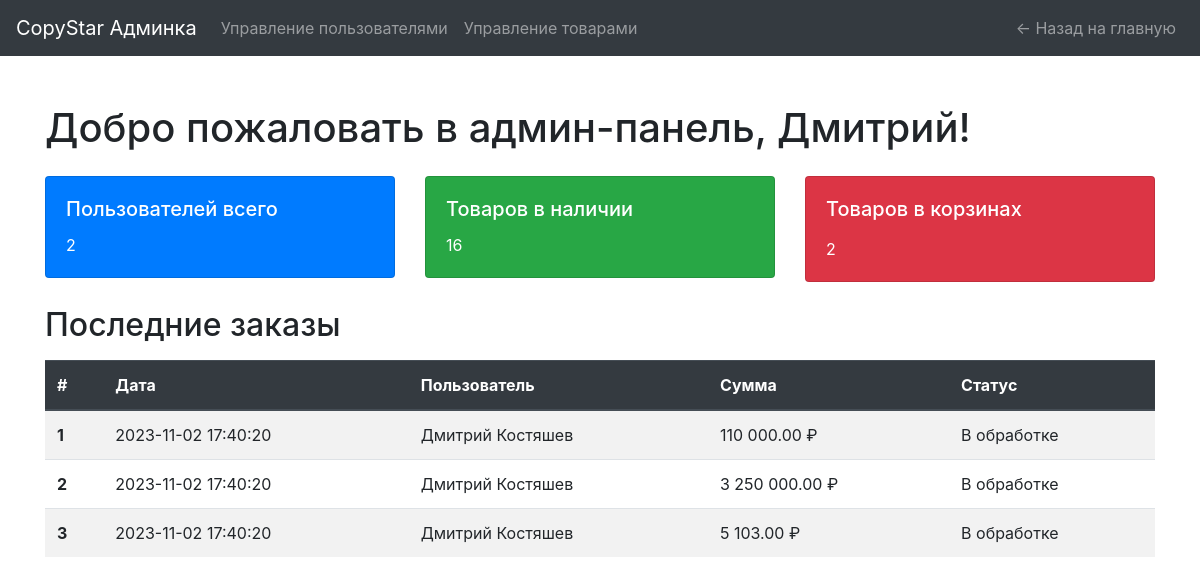
The app's page /assets/pages/admin.php (signed in), older data.
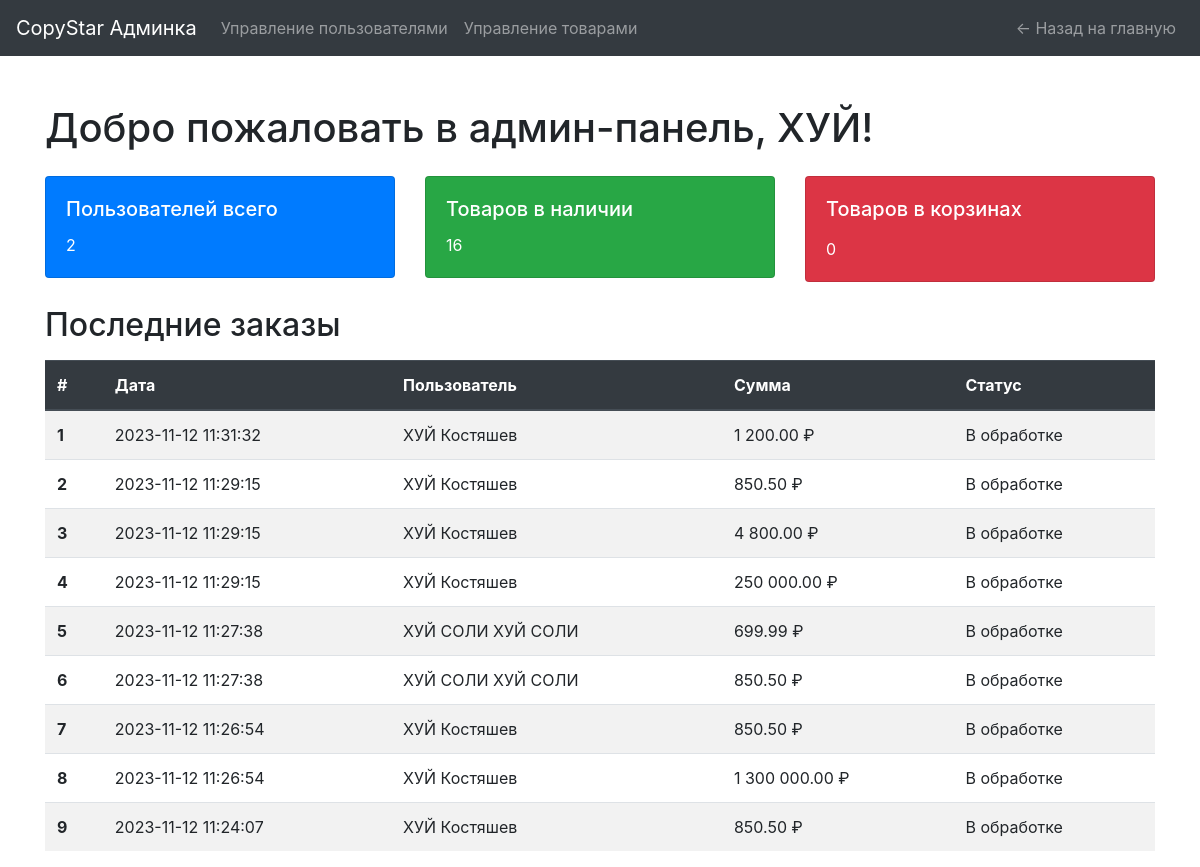
The same page, newer data.
### tables this page shows
CREATE TABLE `orders` (
  `id` int(11) NOT NULL,
  `user_id` int(11) DEFAULT NULL,
  `product_id` int(11) DEFAULT NULL,
  `quantity` int(11) DEFAULT NULL,
  `total_price` decimal(10,2) DEFAULT NULL,
  `order_date` timestamp NULL DEFAULT current_timestamp()
);

### assets/pages/admin.php (the view, shortened to what this page needs)
<?php
include '../../assets/pages/db_connect.php';
$result = $conn->query("SELECT COUNT(*) as total_users FROM users");
$total_users = $result->fetch_object()->total_users;
$result = $conn->query("SELECT COUNT(*) as total_products FROM products");
$total_products = $result->fetch_object()->total_products;
$result = $conn->query("SELECT SUM(quantity) as cart_quantity FROM cart");
$cart_quantity = $result->fetch_object()->cart_quantity;
$recent_orders = $conn->query("
    SELECT o.id, o.order_date, CONCAT(u.name, ' ', u.surname) AS user_name,
    SUM(p.price * o.quantity) AS total_price
    FROM orders o
    JOIN users u ON o.user_id = u.id
    JOIN products p ON o.product_id = p.id
    GROUP BY o.id
    ORDER BY o.order_date DESC
    LIMIT 500
");
?>
<!DOCTYPE html>
<html lang="ru">
<head>
    <link rel="stylesheet" href="https://stackpath.bootstrapcdn.com/bootstrap/4.5.2/css/bootstrap.min.css">
</head>
<body>
    <nav class="navbar navbar-expand-lg navbar-dark bg-dark">
        <a class="navbar-brand" href="#">CopyStar Админка</a>
        <div class="collapse navbar-collapse" id="navbarNav">
            <ul class="navbar-nav">
                <li class="nav-item">
                    <a class="nav-link" href="../../assets/pages/manage_users.php">Управление пользователями</a>
                </li>
                <li class="nav-item">
                    <a class="nav-link" href="../../assets/pages/manage_products.php">Управление товарами</a>
                </li>
            </ul>
            <ul class="navbar-nav ml-auto">
                <li class="nav-item">
                    <a class="nav-link" href="../../index.php">&larr; Назад на главную</a>
                </li>
            </ul>
        </div>
    </nav>
    <div class="container mt-5">
        <div class="row">
            <div class="col-12">
                <div class="mb-4">
                    <h1>Добро пожаловать в админ-панель,
                        <?php echo htmlspecialchars($_SESSION['name']); ?>!
                    </h1>
                </div>
            </div>
        </div>
        <div class="row">
            <div class="col-lg-4 col-md-6 mb-4">
                <div class="card text-white bg-primary">
                    <div class="card-body">
                        <h5 class="card-title">Пользователей всего</h5>
                        <p class="card-text">
                            <?php echo $total_users; ?>
                        </p>
                    </div>
                </div>
            </div>
            <div class="col-lg-4 col-md-6 mb-4">
                <div class="card text-white bg-success">
                    <div class="card-body">
                        <h5 class="card-title">Товаров в наличии</h5>
                        <p class="card-text">
                            <?php echo $total_products; ?>
                        </p>
                    </div>
                </div>
            </div>
            <div class="col-lg-4 col-md-6 mb-4">
                <div class="card text-white bg-danger">
                    <div class="card-body">
                        <h5 class="card-title">Товаров в корзинах</h5>
                        <p class="card-text">
                        <p class="card-text">
                            <?php echo ($cart_quantity > 0) ? $cart_quantity : '0'; ?>
                        </p>
                    </div>
                </div>
            </div>
        </div>
        <div class="row">
            <div class="col-12">
                <h2 class="mb-3">Последние заказы</h2>
                <table class="table table-striped">
                    <thead class="thead-dark">
                        <tr>
                            <th scope="col">#</th>
                            <th scope="col">Дата</th>
                            <th scope="col">Пользователь</th>
                            <th scope="col">Сумма</th>
                            <th scope="col">Статус</th>
                        </tr>
                    </thead>
                    <tbody>
                        <?php
                        $order_number = 1;
                        while ($order = $recent_orders->fetch_assoc()):
                            ?>
                            <tr>
                                <th scope="row">
                                    <?php echo $order_number; ?>
                                </th>
                                <td>
                                    <?php echo $order['order_date']; ?>
                                </td>
                                <td>
                                    <?php echo $order['user_name']; ?>
                                </td>
                                <td>
                                    <?php echo number_format($order['total_price'], 2, '.', ' '); ?> ₽
                                </td>
                                <td>В обработке</td>
                            </tr>
                            <?php
                            $order_number++;
                        endwhile;
                        ?>
                    </tbody>
                </table>
            </div>
        </div>
</body>
</html>

Row changes from the older to the newer data that the page shows:
removed orders: order_date "2023-11-02 17:40:20", user_name "Дмитрий Костяшев", total_price "110 000.00"
removed orders: order_date "2023-11-02 17:40:20", user_name "Дмитрий Костяшев", total_price "3 250 000.00"
removed orders: order_date "2023-11-02 17:40:20", user_name "Дмитрий Костяшев", total_price "5 103.00"
added orders: order_date "2023-11-12 11:31:32", user_name "ХУЙ Костяшев", total_price "1 200.00"
added orders: order_date "2023-11-12 11:29:15", user_name "ХУЙ Костяшев", total_price "850.50"
added orders: order_date "2023-11-12 11:29:15", user_name "ХУЙ Костяшев", total_price "4 800.00"
added orders: order_date "2023-11-12 11:29:15", user_name "ХУЙ Костяшев", total_price "250 000.00"
added orders: order_date "2023-11-12 11:27:38", user_name "ХУЙ СОЛИ ХУЙ СОЛИ", total_price "699.99"
added orders: order_date "2023-11-12 11:27:38", user_name "ХУЙ СОЛИ ХУЙ СОЛИ", total_price "850.50"
added orders: order_date "2023-11-12 11:26:54", user_name "ХУЙ Костяшев", total_price "850.50"
added orders: order_date "2023-11-12 11:26:54", user_name "ХУЙ Костяшев", total_price "1 300 000.00"
added orders: order_date "2023-11-12 11:24:07", user_name "ХУЙ Костяшев", total_price "850.50"
Text that changed along with them:
$_SESSION['name']: "Дмитрий" → "ХУЙ"
$cart_quantity: "2" → (not shown)
text now shown: "0"
